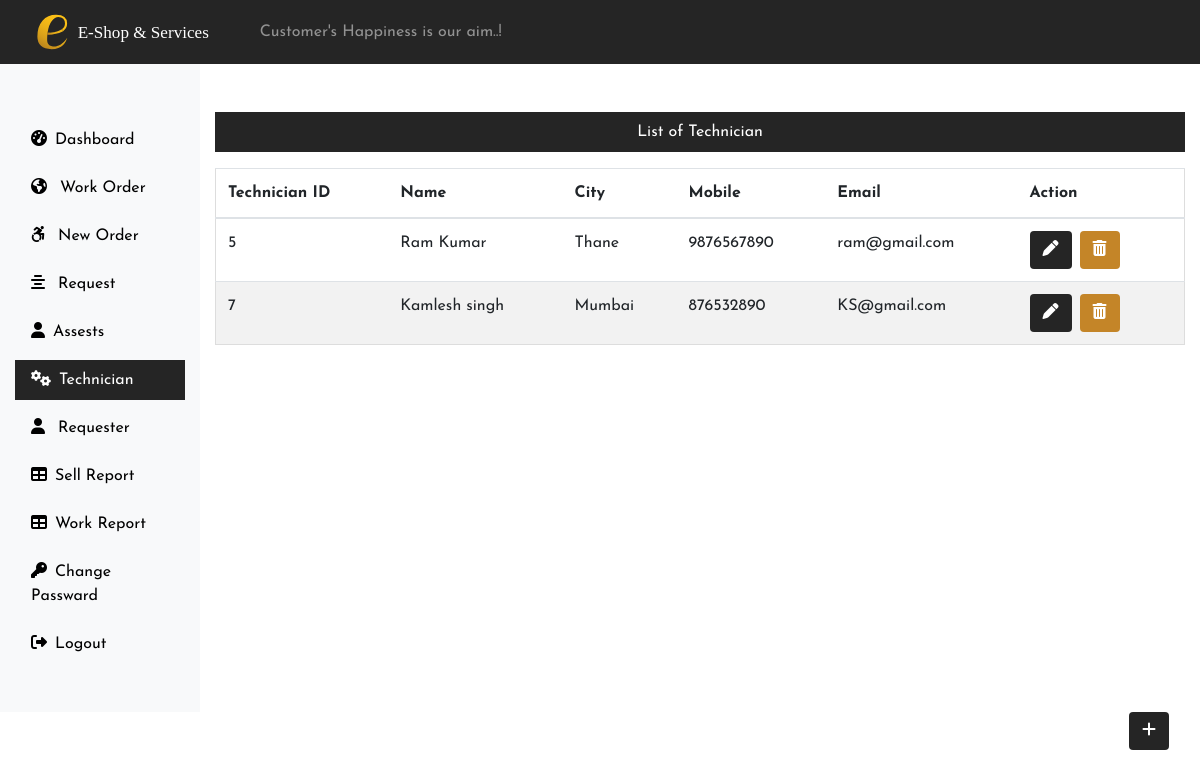
The app's page /Admin/technician.php (signed in) with its own data.
### tables this page shows
CREATE TABLE IF NOT EXISTS `technician` (
  `tid` int(11) NOT NULL AUTO_INCREMENT,
  `name` varchar(255) NOT NULL,
  `city` varchar(255) NOT NULL,
  `mobile` varchar(255) NOT NULL,
  `email` varchar(255) NOT NULL,
  PRIMARY KEY (`tid`)
);

### Admin/technician.php (the view, shortened to what this page needs)
<?php
 include('../connection.php');
 include('includes/header.php');
 ?>
<div class="col-sm-9 col-md-10 text-center ">
    <p class="blkColor text-white  mt-5 p-2">List of Technician</p>
    <?php   $sql = "SELECT * FROM `technician`";
                    $result= $conn->query($sql);
                    if($result->num_rows > 0){
                        echo'<table class="table mt-3 mr-5">
                                <thead>
                                <tr>
                                    <th scope="col">Technician ID</th>
                                    <th scope="col">Name</th>
                                    <th scope="col">City</th>
                                    <th scope="col">Mobile</th>
                                    <th scope="col">Email</th>
                                    <th scope="col">Action</th>
                               </tr>
                                </thead>
                                <tbody>';
                                    while($row = $result->fetch_assoc()){
                             echo ' <tr>';
                             echo '<td>'.$row['tid'].'</td>';
                             echo '<td>'.$row['name'].'</td>';
                             echo '<td>'.$row['city'].'</td>';
                             echo '<td>'.$row['mobile'].'</td>';
                             echo '<td>'.$row['email'].'</td>';
                             echo '<td>';
                             echo '<form action="editTech.php" method="post"class=" d-inline mr-2">';
                             echo '<input type="hidden" name="id" value='.$row["tid"].'><button class="btn "
                             name ="edit" value ="Edit" type="submit"><i class="fas fa-pen"></i></button>';
                             echo '</form>';
                             echo '<form action="" method="post" class="d-inline mr-2">';
                             echo '<input type="hidden" name="id" value='.$row["tid"].'><button class="btn btn1"
                             name ="delete" value ="delete" type="submit"><i class="fa fa-trash"></i></button>';
                             echo '</form>';
                             echo '</td>';
                             echo     '</tr>';
                                    }
                          echo  '</tbody>
                             </table>';
                    }
                    else{
                        echo '0 Result';
                    }
               ?>
</div>
</div>
<div class="float-right"><a href="techAdd.php" class="btn  mx-3 mb-5"><i class="fa fa-plus "></i></a></div>
 </div>
</body>
</html>

### css/portalStyle.css (style rules this page uses)
body { overflow-x: hidden; }
table { border-collapse: collapse; border-spacing: 0; width: 100%; border: 1px solid #ddd; }
th, td { text-align: left; padding: 16px; }
tr:nth-child(even) { background-color: #f2f2f2; }
* { margin: 0; padding: 0; box-sizing: border-box; font-family: 'Josefin Sans', sans-serif; }
a { text-decoration:none; }
.btn { background-color:#252525; color:#fff; }
.btn1 { background-color:#c48528; color:#fff; }
.blkColor { background-color:#252525; }

### records on screen
technician: tid "5", name "Ram Kumar", city "Thane", mobile "9876567890", email "ram@gmail.com"
technician: tid "7", name "Kamlesh singh", city "Mumbai", mobile "876532890", email "KS@gmail.com"
